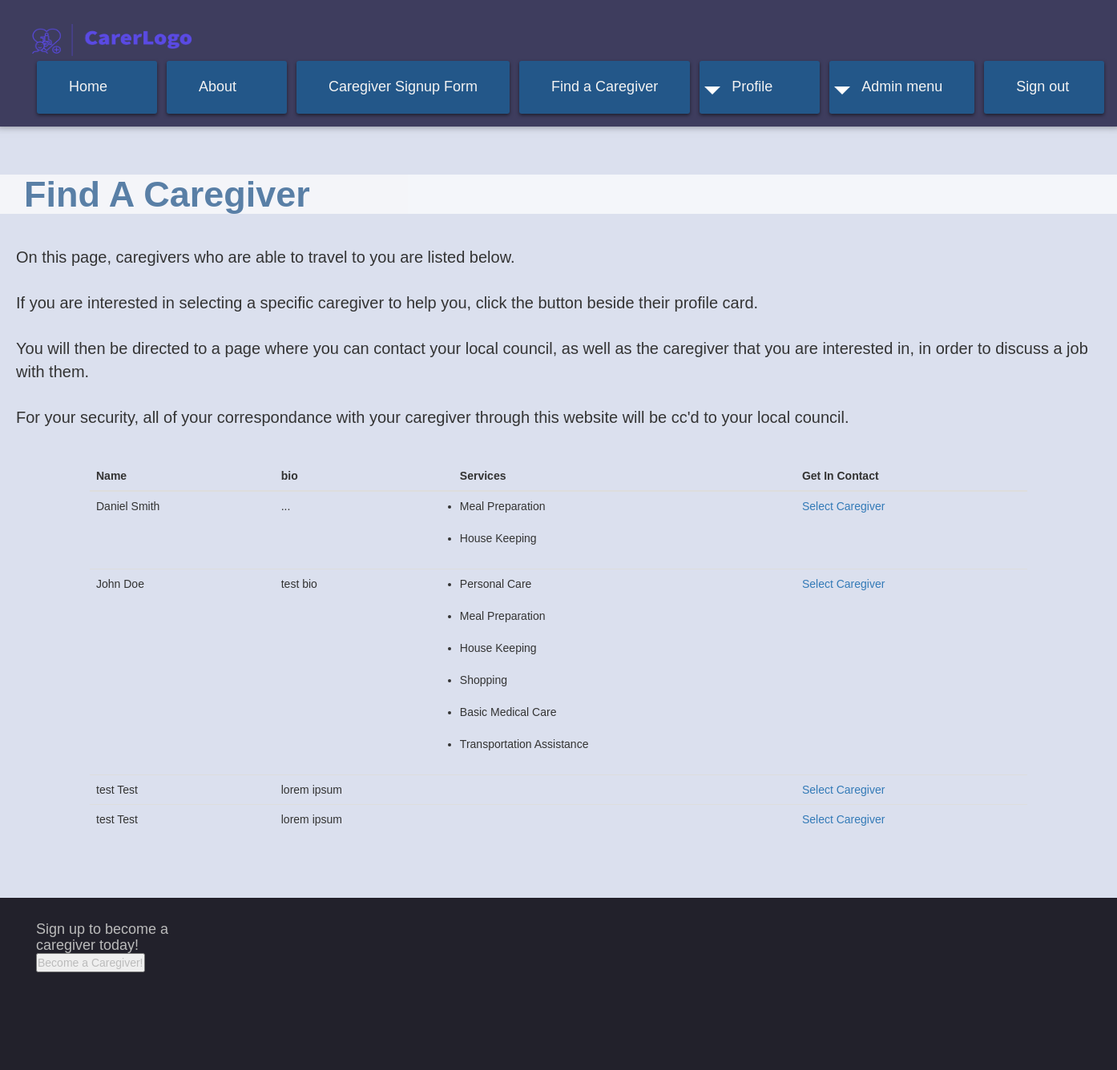
The app's page /jobs/ (signed in) with its own data.
### api/models.py (models this page shows, shortened)
class Profile(models.Model):
    user = models.OneToOneField(User, null=True,on_delete=models.CASCADE)
    bio = models.TextField(null=True)
    district_code = models.CharField(max_length=8, null=True, blank=True)
    service_areas = models.ManyToManyField(District)
    services = models.ManyToManyField(Service)

### authentication/models.py (models this page shows)
class Service(models.Model):
    name = models.TextField(null=True)
    desc = models.TextField(null=True)

### menu/views.py (the view)
# urls.py: path('jobs/', views.jobs, name="jobs"),
def jobs(request):
    is_superuser = User.objects.filter(groups__name="superuser")
    if request.method == 'GET':
        caregivers = User.objects.filter(groups__name='Caregiver')
        caregivers_in_users_district_code = []
        for caregiver in caregivers:
            if caregiver.profile.service_areas.filter(code=request.user.profile.district_code).exists():
                caregivers_in_users_district_code.append(caregiver)
        context={'caregivers':caregivers_in_users_district_code, "is_superuser": is_superuser}
        return render(request, "menu/jobs.html", context)
    else:
        context = {"is_superuser": is_superuser}
        print(request.body)
        return HttpResponse(request.body, context)

### templates/menu/jobs.html
{% extends 'layouts/base2.html' %}
{% block content %}
    <h1>Find A Caregiver</h1>
    <br>
    <div class="about-us">
        <p>
            On this page, caregivers who are able to travel to you are listed below.
            <br>
            <br>
            If you are interested in selecting a specific caregiver to help you, click the button beside their profile card.
            <br>
            <br>
            You will then be directed to a page where you can contact your local council, as well as the caregiver that you are interested in, in order to discuss a job with them.
            <br>
            <br>
            For your security, all of your correspondance with your caregiver through this website will be cc'd to your local council.
        </p>
        <br>
    </div>
    <div class="container">
        <div class="row">
            <div class="col-6">
                <table class="table">
                    <thead>
                        <tr>
                            <th scope="col">Name</th>
                            <th scope="col">bio</th>
                            <th scope="col">Services</th>
                            <th scope="col">Get In Contact</th>
                        </tr>
                    </thead>
                    <tbody>
                        {% for caregiver in caregivers %}
                            <tr>
                                <td>{{ caregiver.first_name }} {{ caregiver.last_name }}</td>
                                <td>{{ caregiver.profile.bio }}</td>
                                <td>
                                    <ul>
                                    {% for service in caregiver.profile.services.all %}
                                    <li>{{ service.name }}</li>
                                    <br>
                                    {% endfor %}
                                    </ul>
                                </td>
                                <td><a href = "mailto:{{caregiver.email}}?cc=examplecouncilemail@gmail.com&subject=Enquiry%20re:%20{{caregiver.first_name}}%20{{caregiver.last_name}}"</a>Select Caregiver</td>
                            </tr>
                        {% endfor %}
                    </tbody>
                </table>
            </div>
        </div>
    </div>
    <br>
    <br>
    <br>
{% endblock %}

### templates/layouts/base2.html (shortened to what this page needs)
{% load static %}
<!DOCTYPE html>
<html lang="en">
    <head>
        <link rel="stylesheet"
              href="https://maxcdn.bootstrapcdn.com/bootstrap/3.4.1/css/bootstrap.min.css">
        <link rel="stylesheet" href="https://cdnjs.cloudflare.com/ajax/libs/bootstrap-select/1.13.1/css/bootstrap-select.css" />
        <link rel="stylesheet" href={% static 'css/main.css' %}>
    </head>
    <header>
        <nav>
            <img class="logo"
                 width="200"
                 height="40"
                 src="/static/images/png/CarerLogo-blue.png"
                 alt="logo">
            <menu>
                <menuitem>
                <a href="/">Home</a>
            </menuitem>
            <menuitem>
            <a href="/about">About</a>
        </menuitem>
        {% if not user.is_client or not is_superuser %}
        <menuitem>
        <a href="/caregiver_form">Caregiver Signup Form</a>
    </menuitem>
    {% endif %}
{% if user.is_authenticated %}
<menuitem>
    <a href="/jobs">Find a Caregiver</a>
</menuitem>
    <menuitem>
    <a>Profile</a>
    <menu>
</menu>
</menuitem>
{% if is_superuser %}
    <menuitem>
    <a>Admin menu</a>
    <menu>
</menu>
</menuitem>
{% endif %}
<menuitem>
<a style="float: right;" href="/signout">Sign out</a>
</menuitem>
{% else %}
<menuitem>
<a href="accounts/login">Log in</a>
</menuitem>
{% endif %}
</menu>
</nav>
</header>
<br>
<br>
<br>
<body>
    {% block content %}{% endblock %}
</body>
<footer class="footer">
    <div class="col-md-2">
        <div class="caregiver-signupform">
            <h4>Sign up to become a caregiver today!</h4>
            <form action="/caregiver_form">
                <input type="submit" value="Become a Caregiver!" />
            </form>
        </div>
    </div>
</footer>
</html>

### assets/css/main.css (style rules this page uses)
html, body { padding:0px; margin:0px; background:#dbe0ee; font-family: 'Helvetica', sans-serif; width:100vw; }
body * { margin:0; padding: 0; font-family: 'Helvetica', sans-serif; }
header { background-color: #3E3D5E; padding-top: 30px; padding-bottom: 10px; position: sticky; z-index: 999; top: -10px; box-shadow: 0 -6px 10px 5px rgba(0,0,0,0.5); }
nav menuitem { display:block; opacity:0; cursor:pointer; font-family: inherit; }
nav menuitem > menu { position: absolute; pointer-events:none; font-family: inherit; }
nav > menu { display:flex; }
nav > menu > menuitem { pointer-events: all; opacity:1; }
menu menuitem a { white-space:nowrap; display:block; text-decoration: none; }
nav { margin-left: 40px; font-family: inherit; }
nav a { font-size: 18px; background: #235789; color:rgb(243, 243, 243); min-width:150px; transition: background 0.5s, color 0.1s, transform 0.5s; margin:6px 6px 6px 6px; padding:20px 40px; box-sizing:border-box; border-radius:3px; box-shadow: 0px 2px 4px rgba(0, 0, 0, 0.5); position:relative; text-decoration: none !important; font-family: inherit; }
nav > menu > menuitem > a + menu:after { text-decoration: none !important; content: ''; position:absolute; border:10px solid transparent; border-top: 10px solid white; left:12px; top: -40px; text-decoration: none !important; font-family: inherit; }
h1 { background-color: white; opacity: 70%; color: #235789; text-align: left; display: block; font-size: 45px; font-weight: bolder; font-family: inherit; padding-left: 30px; }
.about-us > p { padding: 20px 20px 20px 20px; font-size: 20px; }
.footer { position:static; bottom: 0; width: 100%; height: 215px; }
footer { padding: 30px 30px 30px 30px; background-color: #22212b; color: #bbb; }

### records on screen
Service: name "Meal Preparation"
Service: name "House Keeping"
Service: name "Personal Care"
Service: name "Shopping"
Service: name "Basic Medical Care"
Service: name "Transportation Assistance"

### other values on screen
{{ caregiver.first_name }} "Daniel"
{{ caregiver.last_name }} "Smith"
{{ caregiver.profile.bio }} "..."
{{ caregiver.first_name }} "John"
{{ caregiver.last_name }} "Doe"
{{ caregiver.profile.bio }} "test bio"
{{ caregiver.first_name }} "test"
{{ caregiver.last_name }} "Test"
{{ caregiver.profile.bio }} "lorem ipsum"
